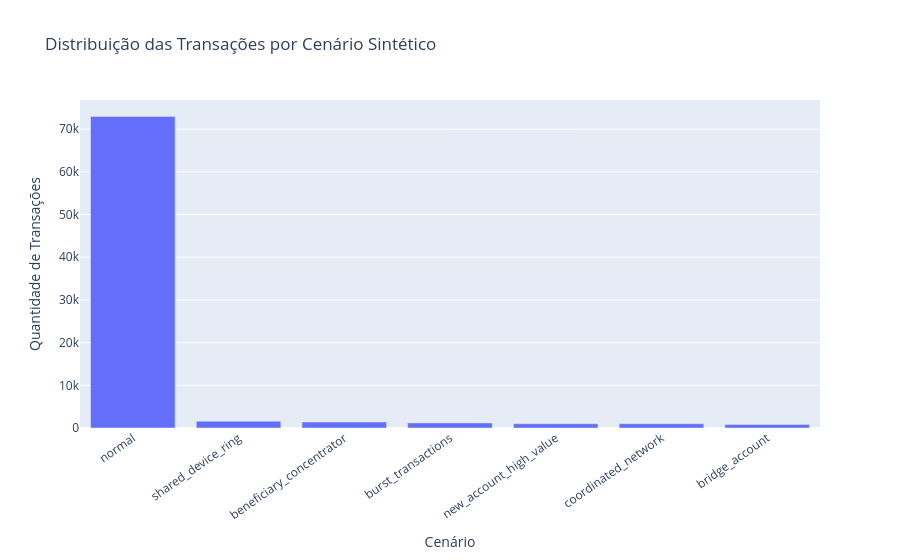

The notebook cell saved with this chart:
### Code cell
fig = px.bar(
    scenario_distribution,
    x="fraud_scenario",
    y="qtd_transacoes",
    title="Distribuição das Transações por Cenário Sintético",
    labels={
        "fraud_scenario": "Cenário",
        "qtd_transacoes": "Quantidade de Transações",
    },
)

fig.update_layout(xaxis_tickangle=-35)
fig.show()

### Figure 1 — Plotly figure (JSON) as saved in the notebook; plotly's stock layout.template omitted (floating-point values rounded to 4 significant figures)
{"data": [{"hovertemplate": "Cenário=%{x}<br>Quantidade de Transações=%{y}<extra></extra>", "legendgroup": "", "marker": {"color": "#636efa", "pattern": {"shape": ""}}, "name": "", "orientation": "v", "showlegend": false, "textposition": "auto", "type": "bar", "x": ["normal", "shared_device_ring", "beneficiary_concentrator", "burst_transactions", "new_account_high_value", "coordinated_network", "bridge_account"], "xaxis": "x", "y": [73000, 1600, 1400, 1200, 1000, 1000, 800], "yaxis": "y"}], "layout": {"barmode": "relative", "legend": {"tracegroupgap": 0}, "title": {"text": "Distribuição das Transações por Cenário Sintético"}, "xaxis": {"anchor": "y", "domain": [0, 1], "tickangle": -35, "title": {"text": "Cenário"}}, "yaxis": {"anchor": "x", "domain": [0, 1], "title": {"text": "Quantidade de Transações"}}}}
